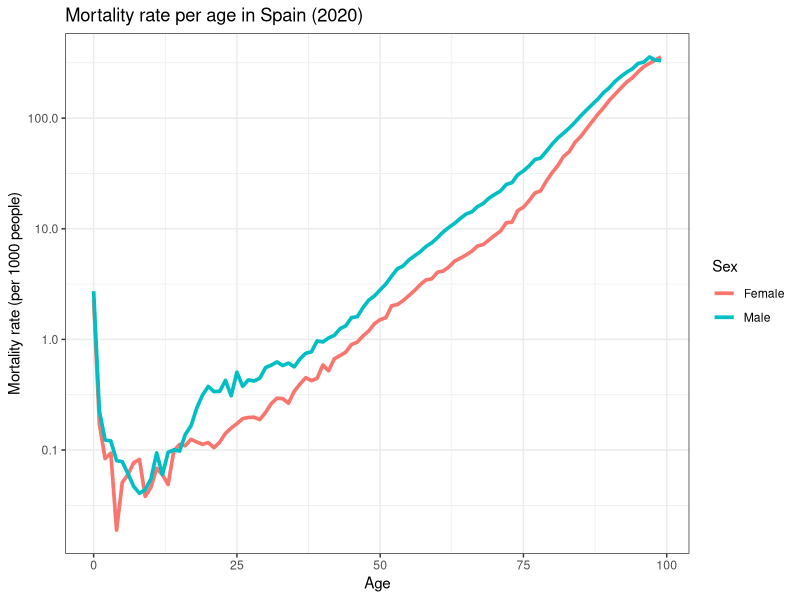
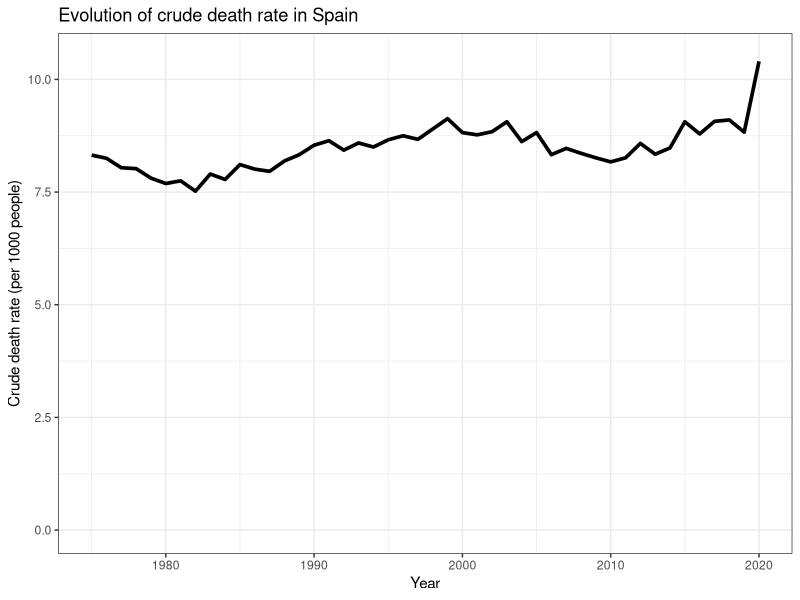

Recreate these plots in R, in order.
## ---- chunk 1
knitr::opts_chunk$set(echo = TRUE)

#Import libraries----------------------------------------------
library(ggplot2)
library(dplyr)
library(stringr)
## ---- chunk 2
mortalityYear_df <- read.csv("mortalityRate.csv", header=TRUE, sep=';')
head(mortalityYear_df)
## ---- chunk 3
#convert numbers into english format 
mortalityYear_df$Total <- as.numeric(str_replace(mortalityYear_df$Total,",","."))
mortalityYear_df$Edad <- as.numeric(mortalityYear_df$Edad)

#remove rows with NA values
mortalityYear_df <- na.omit(mortalityYear_df)

#translate Sex values to English
colnames(mortalityYear_df)[2] <- 'Sex'

mortalityYear_df <- mortalityYear_df %>%
  mutate(Sex = ifelse(Sex == 'Ambos sexos', "Both",
                      ifelse(Sex == 'Hombres','Male','Female')))

head(mortalityYear_df)
## ---- chunk 4
plot_mortalityAge <- mortalityYear_df[mortalityYear_df$Funciones=='Tasa de mortalidad'
                                      & mortalityYear_df$Sex!='Both'
                                      & mortalityYear_df$Periodo=='2020',] %>%
  ggplot( aes(x=Edad, y=Total, group=Sex, color=Sex)) +
  geom_line(size=1.25) +
  scale_y_continuous(trans = 'log2', breaks=c(0.01, 0.1, 1, 10, 100, 1000)) +
  xlab("Age") + ylab("Mortality rate (per 1000 people)") +
  ggtitle("Mortality rate per age in Spain (2020)")

plot_mortalityAge + theme_bw()
## ---- chunk 5
crudeMortality_df <- read.csv("crudeMortality.csv", header=TRUE, sep=';')
crudeMortality_df$Total <- as.numeric(str_replace(crudeMortality_df$Total,",","."))
head(crudeMortality_df)
## ---- chunk 6
plot_crudeMort <- crudeMortality_df %>%
  ggplot( aes(x=Periodo, y=Total)) +
  geom_line(size=1.25) +
  scale_y_continuous(limits=c(0,10.5)) +
  xlab("Year") + ylab("Crude death rate (per 1000 people)") +
  ggtitle("Evolution of crude death rate in Spain")

plot_crudeMort + theme_bw()
